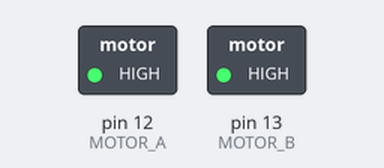
Simulated run of this sketch. Board: Arduino Uno, built with avr-gcc and run on an emulated ATmega328P. On the bench: switched loads named in the sketch (green lamp = pin HIGH).

Above: at 0.7 s.
At 1.3 s:
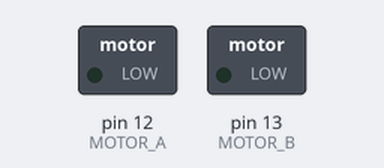
Timing chart, 0 to 2.8 s (numbered marks = the images above):
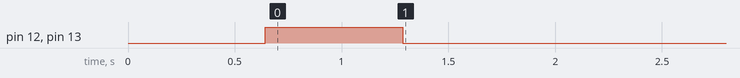

The sketch:

testePWM.ino
```cpp
const int MOTOR_A = 12;
const int MOTOR_B = 13;

int diff = 60;
int pwmB = 20;
int pwmA = pwmB + diff;


void setup() {
  Serial.begin(9600);
  pinMode(MOTOR_A, OUTPUT);
  pinMode(MOTOR_B, OUTPUT);

  for (int i=0; i <= 255; i++){
    analogWrite(MOTOR_A, i);
    analogWrite(MOTOR_B, i);
    delay(5);
  }

}

void loop() {

  analogWrite(MOTOR_A, pwmA);
  analogWrite(MOTOR_B, pwmB);

}
```

Measured:
- by itself, pin 12 (MOTOR_A), pin 13 (MOTOR_B): HIGH → LOW at 1.3 s
